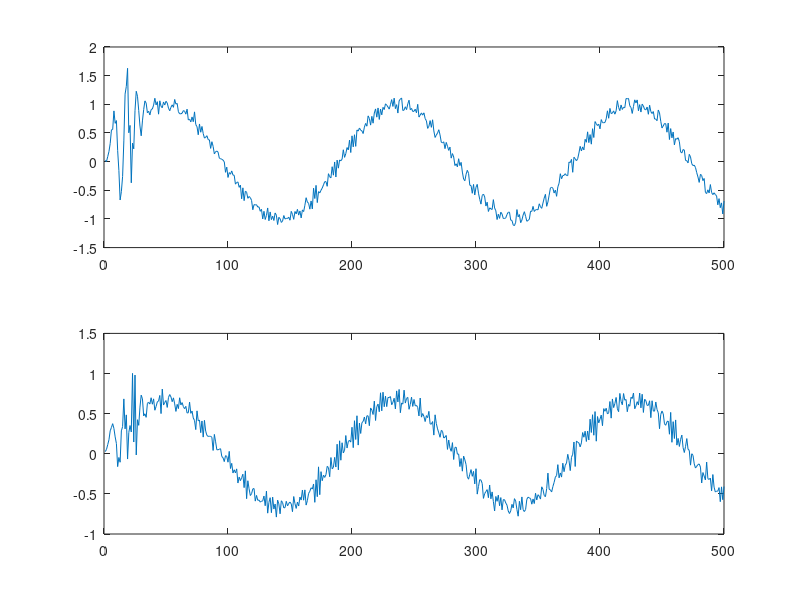

Reproduce this figure in MATLAB.
function GPC
clear all;clf;clc;
N      = 3;                   % Preview Horizon
Nu     = 3;                   % Control Horizon
A      = [1, -0.9, 0.6, 0.3];
B      = [1, 0.5];            % Order of B
na     = length(A) - 1;       % Order of A
nb     = length(B) - 1;
noise  = 0.1;                 % Amplitude of noise
alpha  = 0.2;                 % Smooth Factor
rho    = 0.99;                % Forgotten Factor
lambda = 0.1;                 % Weight Gain for intputs
nIterationCount = 500;
% Yr              = zeros(1,nIterationCount+100);
% Yr(20:end)      = 10;
Yr              = sin((1:nIterationCount+100)/30);
initOutput      = zeros(size(A));
initInput       = zeros(size(B));

% Initial Covariance
P=eye(na+nb+1);		% covariance of parameters

% hatU    = [0 initInput];
hatU    = zeros(nb + 2, 1);
Y       = zeros(na + 1, 1);
theta   = ones(na+nb+1, 1);
% theta = [hatA; hatB];


out   = zeros(1,nIterationCount);
in    = zeros(1,nIterationCount);

for count = 1 : nIterationCount
	% Step 1: Calculate the actual output according to the general model
	Phi = flipud([diff(hatU); -diff(Y)]);
	y   = ((-1)*A(2:end))*Y(na:-1:1)+B*hatU(end:-1:2)+(rand(1)-0.5)*2*noise;
	Y   = [Y(2:end); y];
	out(count) = Y(na + 1);
	deltaY     = Y(end)-Y(end-1);


	theta = theta + (rho + Phi' * P * Phi)\ P * Phi * (deltaY - Phi' * theta);
	P     = (P-(rho+Phi'*P*Phi)\P*Phi*Phi'*P)/rho;

	hatA    = [1 theta(1:na)'];		% estimation of coeffeciences of A
	hatB    = theta(na+1:end)';		% estimation of coeffeciences of B

	% ------------------------------------
	% Estimate E,F,G,H using diophantine iteration
	% ------------------------------------
	% Solve the Diophantine eqaution
	% $1      = E_{j}A\Delta+BF_{j}$
	% $E_{j}B = G_{j}+z^{-j}H_{J}$
    [F, H, g] = Diophantine(conv([1,-1],hatA), hatB, N);
	Y0 = F * Y(end:-1:1)+H* diff(hatU(2:end));

	GG=zeros(N,Nu);
	for n=1:Nu
		GG(n:N,n)=g(1:N-n+1);
	end

	Gain      = (GG'*GG+lambda*eye(Nu))\GG';		% actually, we need only the first line of the Gain matrix, thus
	Gain      = Gain(1,:);

	% Generate the smoothed trajectory
	temYr = Yr(count);
	Yd = (Y(size(hatA,2)) - temYr) * cumprod( alpha * ones(N, 1)) + temYr;
	% Calculate the control derivative
	deltaU  = Gain*(Yd-Y0);
	% Update all the matrix
    hatU       = [hatU(2:end); hatU(end) + deltaU];
	in(count)  = hatU(end);
end

figure(1);clf;
subplot(211); plot(out);
subplot(212); plot(in);

end

function [F, H, g] = Diophantine(A, B, N)
    % Since in Simulink, dynamic expand the matrix is not supported
    % Preallocate space
    e = zeros(1, N);
    g = zeros(1, N);
    F = zeros(N, length(A) - 1);
    H = zeros(N, length(B) - 1);
    % assign values
    e(1)  = 1;
	f  = -A(2:end);
 	g(1)  = e(1)*B(1);
 	h  = B(2:end);
    
	H(1,:) = h;
	F(1,:) = f;

	% Prediction for n steps
	for n=2:N
        ej = f(1);
        % $E_{j+1} = E_j + e_j z^{-j}$
        e(n) = ej;
		% $F_{j+1}=z[F_{j}-e_{j}A]$
		f = [f(2:end), 0]  - A(2:end) * ej;
        g(n) = ej*B(1)+h(1);
		h = [h(2:end), 0] + ej * B(2:end);
        
		F(n,:) = f;
		H(n,:) = h;
    end
end
